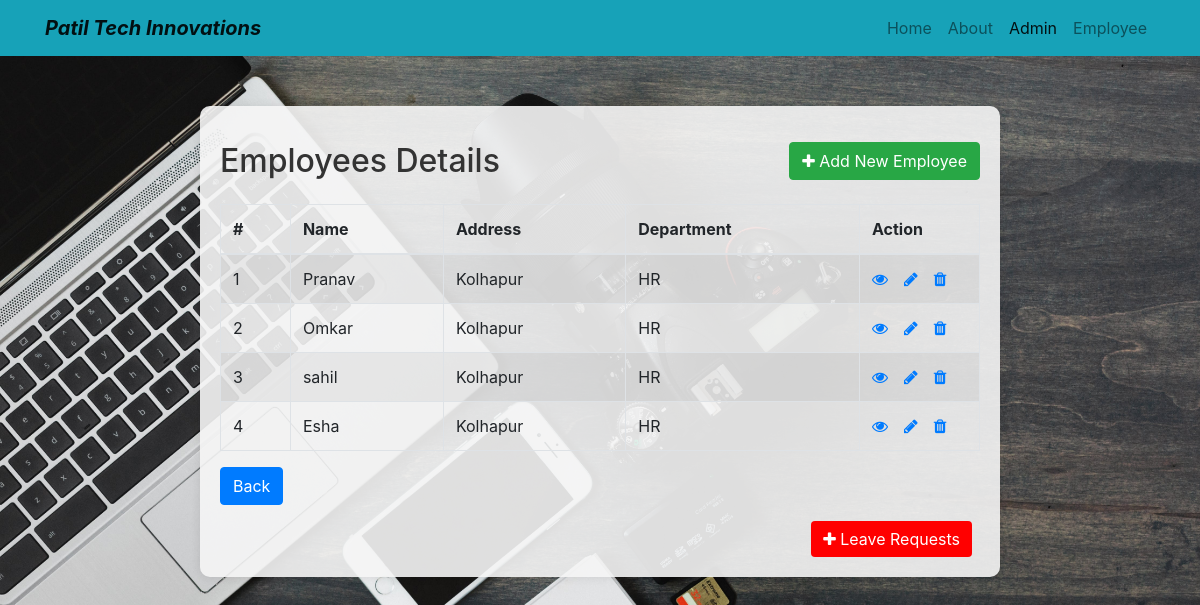
Screenshot of /index1.php with the database file from the repository.
### tables this page shows
CREATE TABLE `tblemp` (
  `emp_id` int NOT NULL AUTO_INCREMENT,
  `first_name` varchar(50) DEFAULT NULL,
  `last_name` varchar(50) DEFAULT NULL,
  `contact_no` varchar(15) DEFAULT NULL,
  `emp_address` varchar(255) DEFAULT NULL,
  `department` varchar(100) DEFAULT NULL,
  `emp_email` varchar(100) DEFAULT NULL,
  `emp_password` varchar(255) DEFAULT NULL,
  `monthly_paid_leaves` int DEFAULT '5',
  PRIMARY KEY (`emp_id`),
  UNIQUE KEY `emp_email` (`emp_email`)
);

### index1.php (the view, shortened to what this page needs)
<!DOCTYPE html>
<html lang="en">
<head>
    <link rel="stylesheet" href="https://stackpath.bootstrapcdn.com/bootstrap/4.5.2/css/bootstrap.min.css">
    <link rel="stylesheet" href="https://maxcdn.bootstrapcdn.com/font-awesome/4.7.0/css/font-awesome.min.css">
</head>
<body>
<nav class="navbar navbar-expand-lg navbar-light bg-info">
    <div class="container">
        <a class="navbar-brand"><b><i>Patil Tech Innovations</i></b></a>
        <div class="collapse navbar-collapse" id="navbarResponsive">
            <ul class="navbar-nav ml-auto">
                <li class="nav-item">
                    <a class="nav-link" href="index.html">Home</a>
                </li>
                <li class="nav-item">
                    <a class="nav-link" href="about.html">About</a>
                </li>
                <li class="nav-item">
                    <a class="nav-link active" href="adminlogin.php">Admin</a>
                </li>
                <li class="nav-item">
                    <a class="nav-link" href="emplogin.php">Employee</a>
                </li>
            </ul>
        </div>
    </div>
</nav>
<div class="wrapper">
    <div class="container-fluid">
        <div class="row">
            <div class="col-md-12 table-container">
                <div class="mt-3 mb-3 clearfix">
                    <h2 class="pull-left">Employees Details</h2>
                    <a href="registration.php" class="btn btn-success pull-right">
                        <i class="fa fa-plus"></i> Add New Employee
                    </a>
                </div>
                <?php
                require_once "dbconnect.php";
                $sql = "SELECT * FROM tblemp";
                if($result = mysqli_query($conn, $sql)){
                    if(mysqli_num_rows($result) > 0){
                        echo '<table class="table table-bordered table-striped">';
                        echo "<thead>";
                        echo "<tr>";
                        echo "<th>#</th>";
                        echo "<th>Name</th>";
                        echo "<th>Address</th>";
                        echo "<th>Department</th>";
                        echo "<th>Action</th>";
                        echo "</tr>";
                        echo "</thead>";
                        echo "<tbody>";
                        while($row = mysqli_fetch_array($result)){
                            echo "<tr>";
                            echo "<td>" . $row['emp_id'] . "</td>";
                            echo "<td>" . $row['first_name'] . "</td>";
                            echo "<td>" . $row['emp_address'] . "</td>";
                            echo "<td>" . $row['department'] . "</td>";
                            echo "<td>";
                            echo '<a href="read.php?id='. $row['emp_id'] .'" class="mr-3" title="View Record" data-toggle="tooltip"><span class="fa fa-eye"></span></a>';
                            echo '<a href="update.php?id='. $row['emp_id'] .'" class="mr-3" title="Update Record" data-toggle="tooltip"><span class="fa fa-pencil"></span></a>';
                            echo '<a href="delete.php?id='. $row['emp_id'] .'" title="Delete Record" data-toggle="tooltip"><span class="fa fa-trash"></span></a>';
                            echo "</td>";
                            echo "</tr>";
                        }
                        echo "</tbody>";
                        echo "</table>";
                    } else {
                        echo '<div class="alert alert-danger"><em>No records were found.</em></div>';
                    }
                } else {
                    echo "Oops! Something went wrong. Please try again later.";
                }
                ?>
                <p><a href="admin.php" class="btn btn-primary">Back</a></p>
                <a href="leave_req.php" class="btn btn-leave-req pull-right mr-2">
                    <i class="fa fa-plus"></i> Leave Requests
                </a>
            </div>
        </div>
    </div>
</div>
</body>
</html>

### index1.php (style rules this page uses)
body { background-image: url('images/camera_ph.jpg'); background-size: cover; background-repeat: no-repeat; background-attachment: fixed; }
.wrapper { width: 800px; margin: 50px auto; }
table tr td:last-child { width: 120px; }
.btn-leave-req { background-color: red; color: white; border: none; }
.table-container { background-color: rgba(245, 245, 245, 0.9); padding: 20px; border-radius: 10px; box-shadow: 0 0 10px rgba(0,0,0,0.1); }
h2 { color: #333; }

### rows the page displays
tblemp: emp_id "1", first_name "Pranav", emp_address "Kolhapur", department "HR"
tblemp: emp_id "2", first_name "Omkar", emp_address "Kolhapur", department "HR"
tblemp: emp_id "3", first_name "sahil", emp_address "Kolhapur", department "HR"
tblemp: emp_id "4", first_name "Esha", emp_address "Kolhapur", department "HR"
